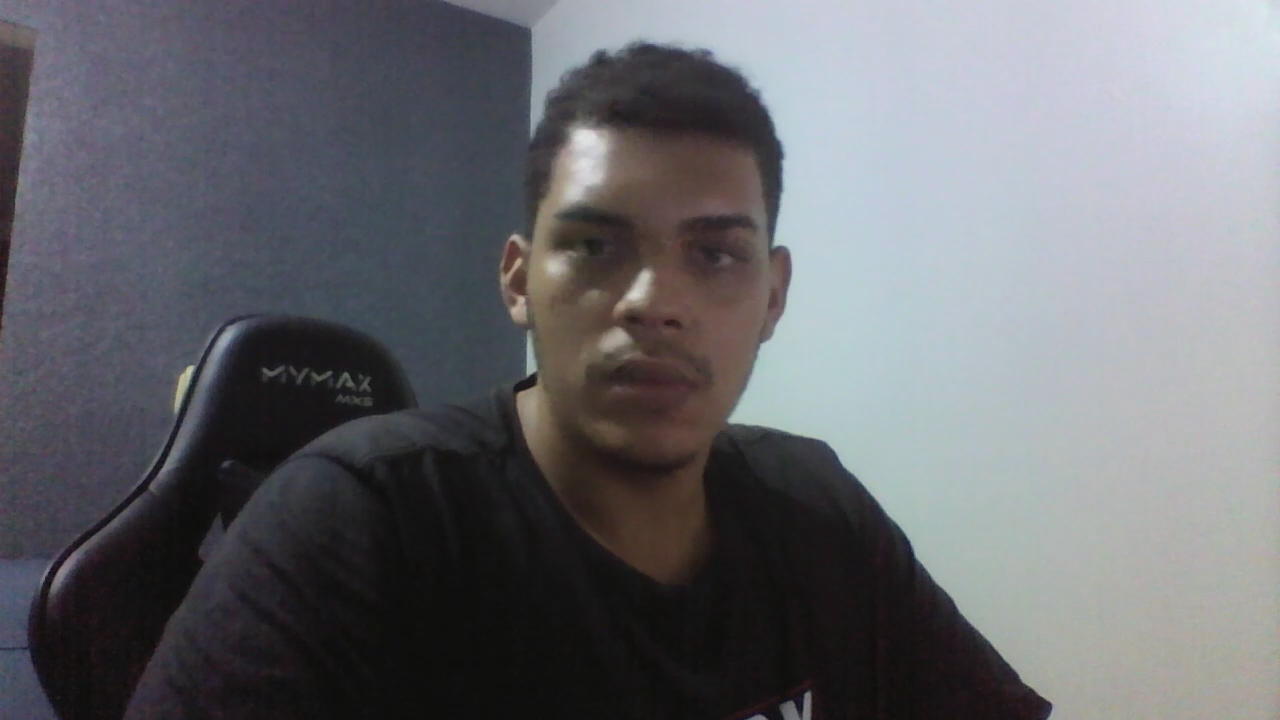
#> input picture frame 4 of py-service-opencv-faces/v0/faceDetecter/video.mp4, 1280 x 720 px
$ python saveVideoFace.py
#> lines starting #> are read from the running program, lines starting #| are printed output that depends on the picture
import cv2

# Carrega o vídeo
cap = cv2.VideoCapture('video.mp4')

# Carrega o classificador de detecção de faces
face_cascade = cv2.CascadeClassifier('haarcascade_frontalface_default.xml')

# Define o codec e a taxa de quadros do vídeo de saída
fourcc = cv2.VideoWriter_fourcc(*'mp4v')
out = cv2.VideoWriter('video2.mp4', fourcc, 30.0, (1200, 720))

# Loop para processar cada quadro do vídeo
while True:
    # Lê o quadro do vídeo
    ret, frame = cap.read()
#> frame is the input picture: shape (720, 1280, 3); mean B, G, R 111.1, 106, 105.3

    # Verifica se chegou ao final do vídeo
    if not ret:
        break

    # Converte o quadro para escala de cinza
    gray = cv2.cvtColor(frame, cv2.COLOR_BGR2GRAY)

    # Detecta as faces na imagem
    faces = face_cascade.detectMultiScale(
        gray, scaleFactor=1.1, minNeighbors=5)
#> faces = [[480, 119, 342, 342]]

    # Desenha um retângulo em volta de cada face detectada
    for (x, y, w, h) in faces:
        imagem = cv2.rectangle(frame, (x, y), (x+w, y+h), (0, 255, 0), -1)

        # Salva o quadro com as faces detectadas no arquivo de saída
        out.write(imagem)
#> this loop made 1 pass
#> pass 1, `imagem = cv2.rectangle(frame, (x, y), (x+w, y+h), (0, 255, 0), -1)`:
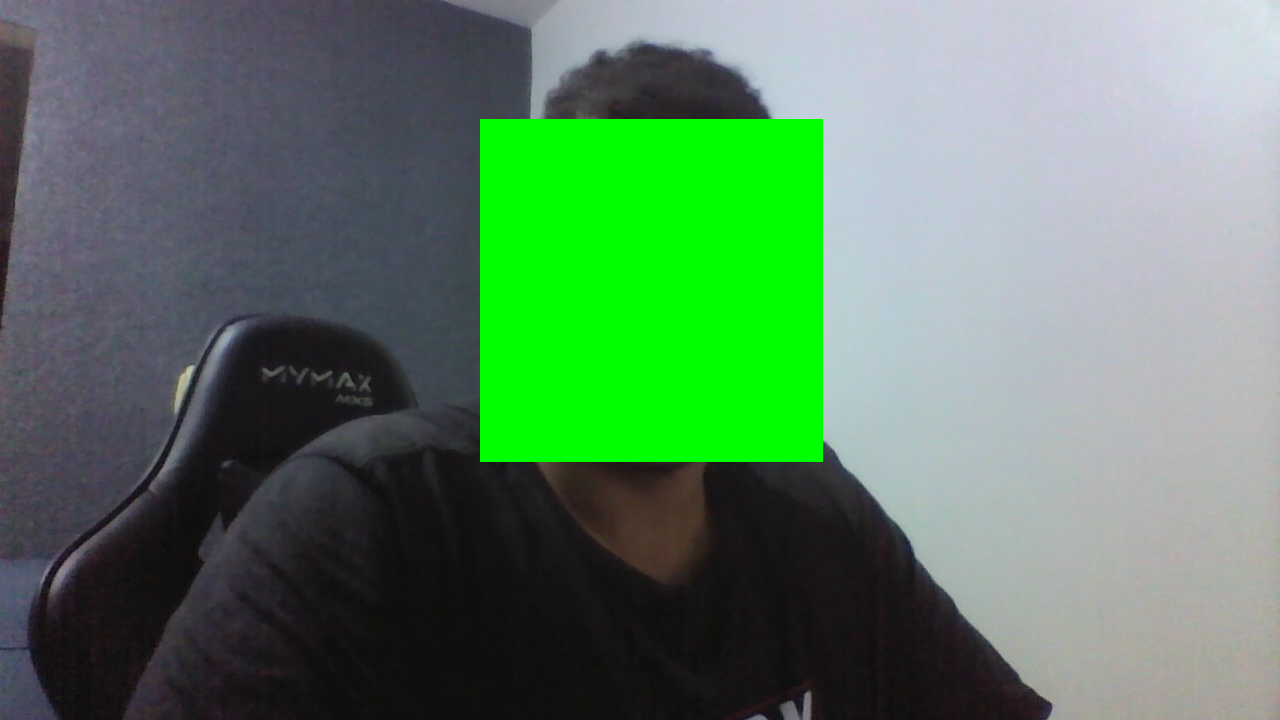
#> imagem: shape (720, 1280, 3); mean B, G, R 99.5, 126.6, 92.4

    # Mostra o vídeo com os retângulos das faces detectadas
    cv2.imshow('Video', frame)

    # Aguarda a tecla 'q' ser pressionada para encerrar o vídeo
    if cv2.waitKey(1) & 0xFF == ord('q'):
#> (key q is pressed here)
        break

# Libera a captura de vídeo, fecha a janela e o arquivo de saída
cap.release()
out.release()
cv2.destroyAllWindows()

$ run again, starting later in the video
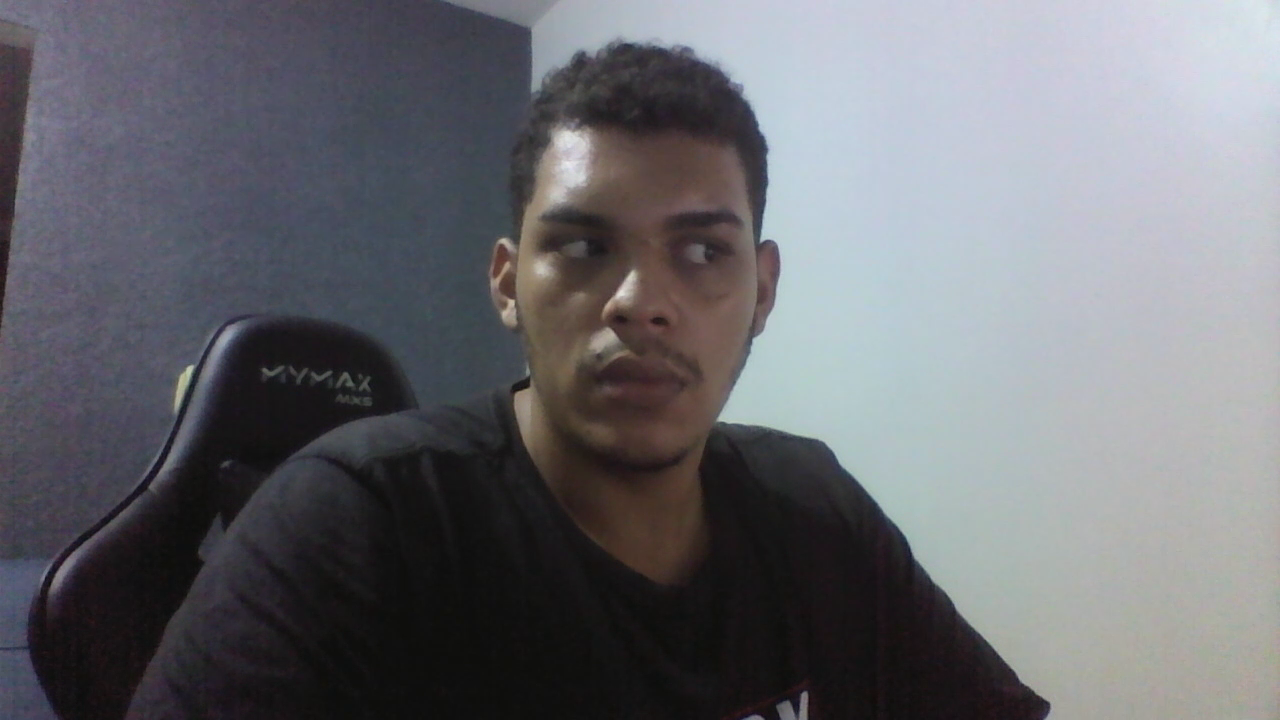
#> input picture frame 22 of py-service-opencv-faces/v0/faceDetecter/video.mp4, 1280 x 720 px
#> frame is the input picture: shape (720, 1280, 3); mean B, G, R 111.8, 106.6, 105.9
#> faces = [[480, 124, 321, 321]]
#> the loop `for (x, y, w, h) in faces:` made 1 pass
#> pass 1, `imagem = cv2.rectangle(frame, (x, y), (x+w, y+h), (0, 255, 0), -1)`:
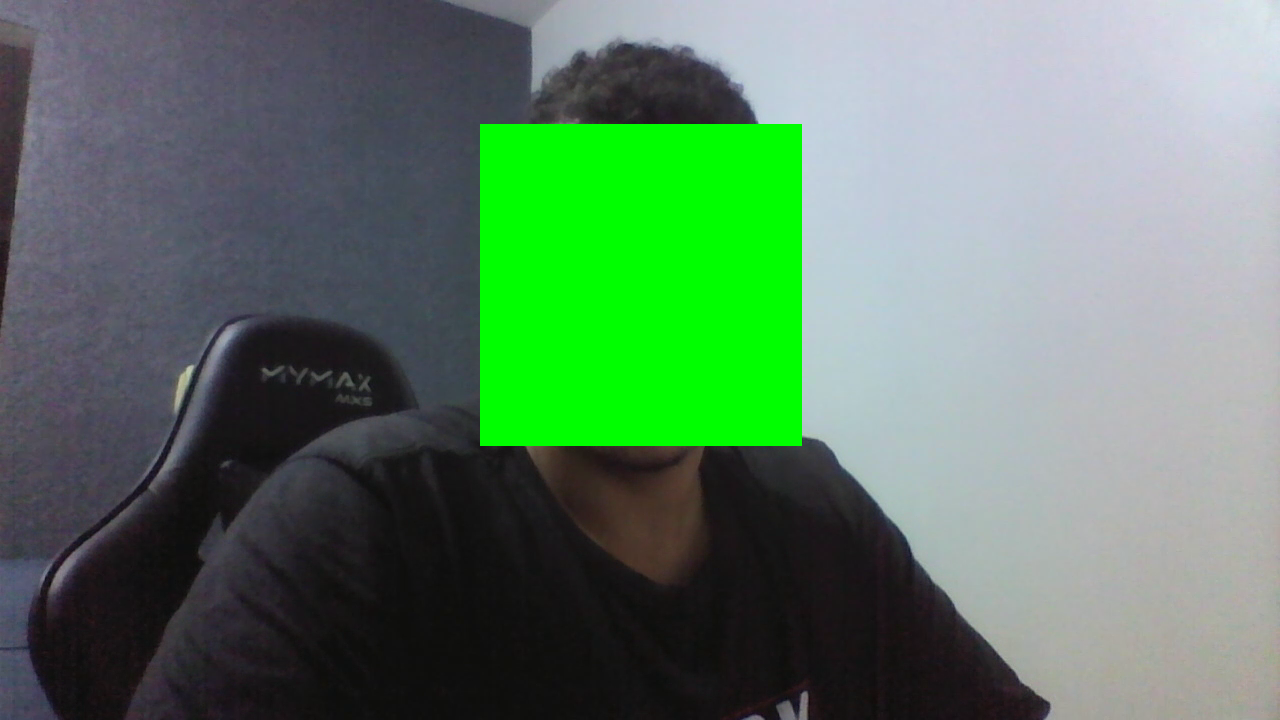
#> imagem: shape (720, 1280, 3); mean B, G, R 101.6, 124.8, 94.4

$ run again, starting later in the video
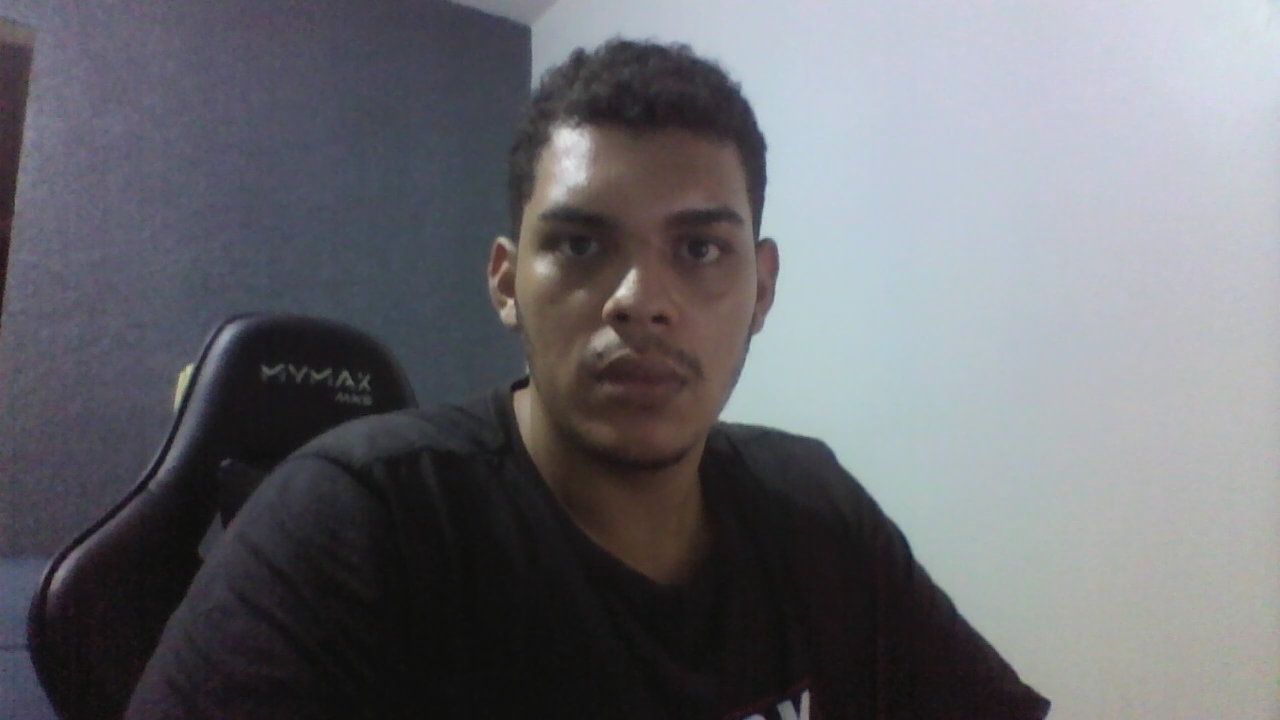
#> input picture frame 39 of py-service-opencv-faces/v0/faceDetecter/video.mp4, 1280 x 720 px
#> frame is the input picture: shape (720, 1280, 3); mean B, G, R 111.8, 106.2, 105.9
#> faces = [[476, 121, 325, 325]]
#> the loop `for (x, y, w, h) in faces:` made 1 pass
#> pass 1, `imagem = cv2.rectangle(frame, (x, y), (x+w, y+h), (0, 255, 0), -1)`:
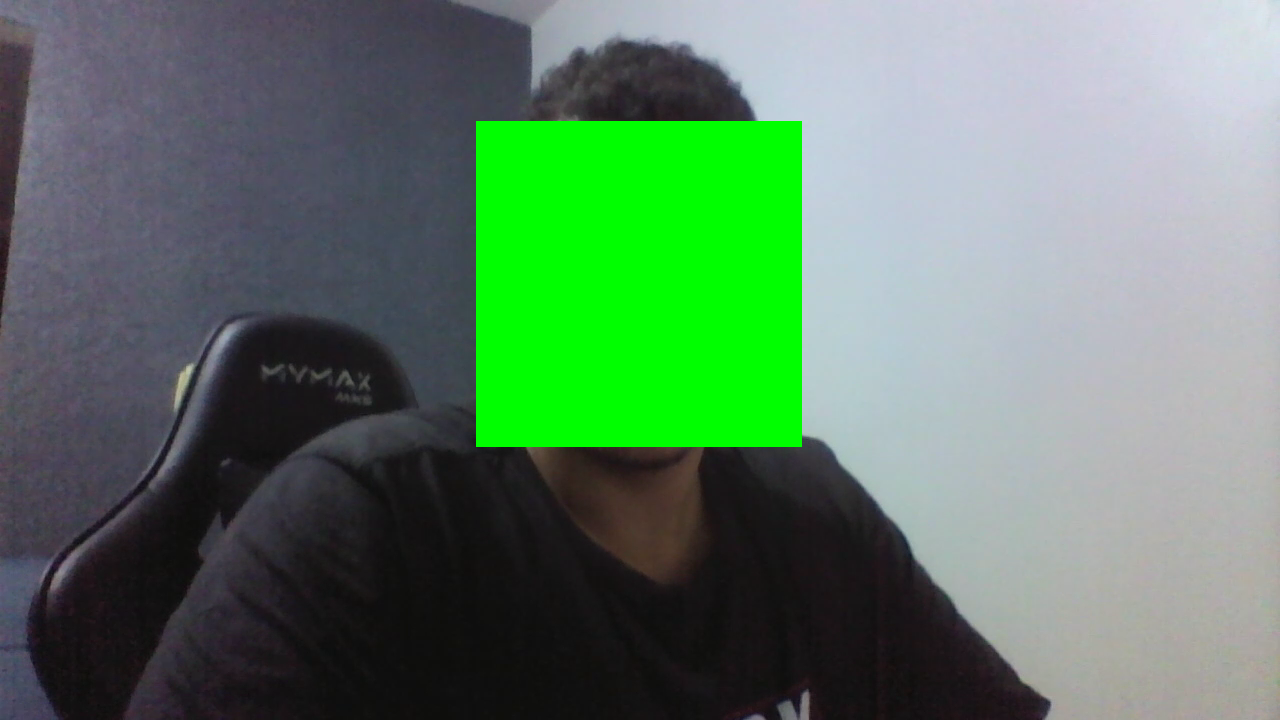
#> imagem: shape (720, 1280, 3); mean B, G, R 101.4, 124.9, 94.2
